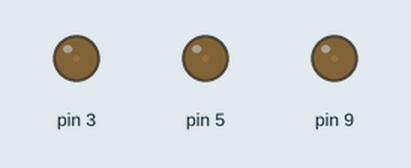
This sketch was run on a simulated Arduino Uno, built with avr-gcc and run on an emulated ATmega328P. Shown: output pins drawn as LEDs (lit = HIGH).

Above: at 0.05 s.
At 1.15 s:
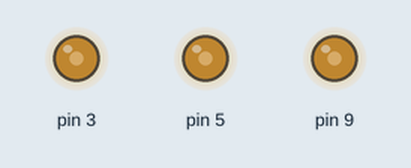
At 2.3 s:
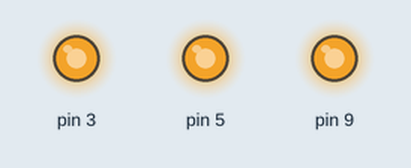
At 3.45 s:
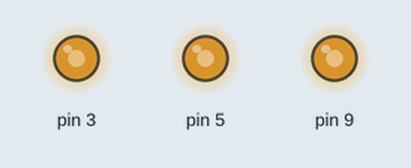
At 4.6 s:
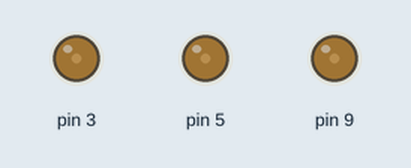
Timing chart, 0 to 6.7 s (numbered marks = the images above):
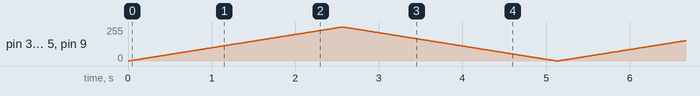

The sketch:

fading.ino
```cpp
void setup() {
  pinMode(3, OUTPUT);
  pinMode(5, OUTPUT);
  pinMode(9, OUTPUT);
}

void loop() {

  // Fade Up
  for (int i = 0; i <= 255; i++) {
    analogWrite(3, i);
    analogWrite(5, i);
    analogWrite(9, i);
    delay(10);
  }

  // Fade Down
  for (int i = 255; i >= 0; i--) {
    analogWrite(3, i);
    analogWrite(5, i);
    analogWrite(9, i);
    delay(10);
  }
}
```
